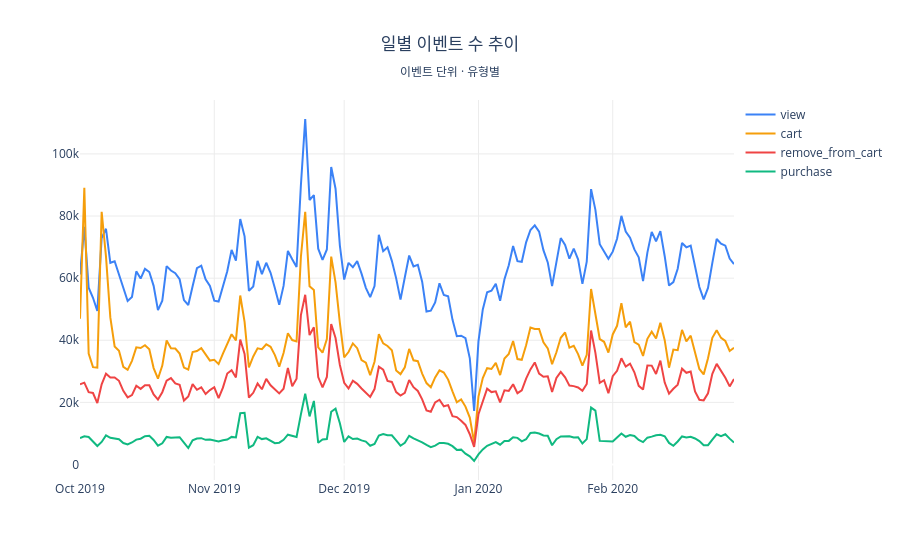

This figure's notebook cell:
### Code cell
fig = go.Figure()
for et in ['view', 'cart', 'remove_from_cart', 'purchase']:
    d = daily_trend[daily_trend['event_type'] == et]
    fig.add_trace(go.Scatter(
        x=d['event_date'], y=d['event_count'],
        mode='lines', name=et,
        line=dict(color=color_map.get(et, '#94A3B8')),
    ))
fig.update_layout(
    title=dict(text='일별 이벤트 수 추이<br><sub>이벤트 단위 · 유형별</sub>', x=0.5, xanchor='center'),
    plot_bgcolor='white',
    xaxis=dict(gridcolor='#ececec'),
    yaxis=dict(gridcolor='#ececec'),
    legend=dict(orientation='v', x=1.01, y=1),
)
fig.show()

### Figure 1 — Plotly figure (JSON) as saved in the notebook; plotly's stock layout.template omitted (floating-point values rounded to 4 significant figures; data arrays with more than 128 entries replaced by an {"elided": "..."} marker saying what was removed)
{"data": [{"line": {"color": "#3B82F6"}, "mode": "lines", "name": "view", "type": "scatter", "x": {"elided": "152 str values"}, "y": {"elided": "152 int values"}}, {"line": {"color": "#F59E0B"}, "mode": "lines", "name": "cart", "type": "scatter", "x": {"elided": "152 str values"}, "y": {"elided": "152 int values"}}, {"line": {"color": "#EF4444"}, "mode": "lines", "name": "remove_from_cart", "type": "scatter", "x": {"elided": "152 str values"}, "y": {"elided": "152 int values"}}, {"line": {"color": "#10B981"}, "mode": "lines", "name": "purchase", "type": "scatter", "x": {"elided": "152 str values"}, "y": {"elided": "152 int values"}}], "layout": {"legend": {"orientation": "v", "x": 1.01, "y": 1}, "plot_bgcolor": "white", "title": {"text": "일별 이벤트 수 추이<br><sub>이벤트 단위 · 유형별</sub>", "x": 0.5, "xanchor": "center"}, "xaxis": {"gridcolor": "#ececec"}, "yaxis": {"gridcolor": "#ececec"}}}
